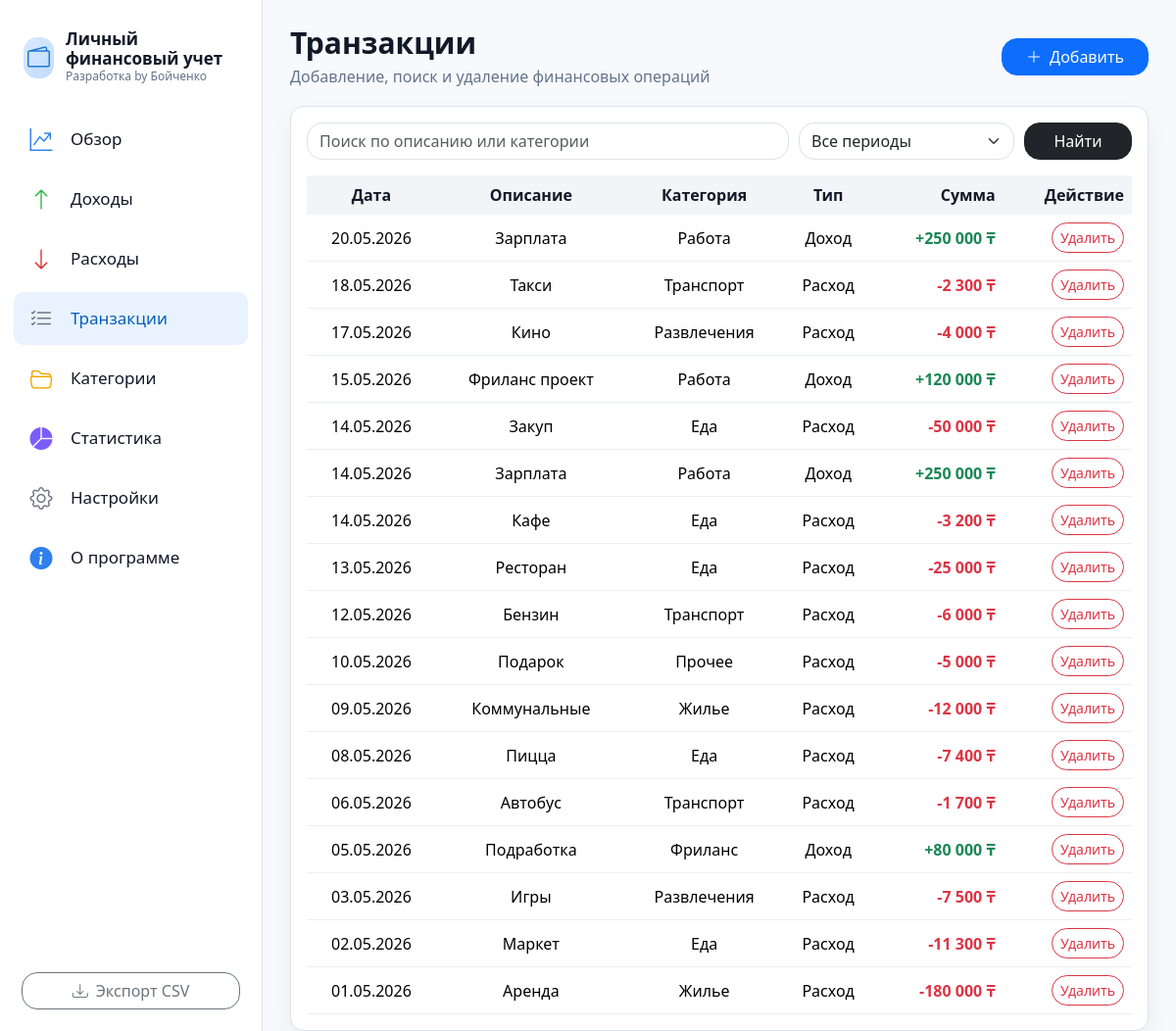
Page /transactions on the committed database.
### tables this page shows
CREATE TABLE transactions (
                id INTEGER PRIMARY KEY AUTOINCREMENT,
                tr_date TEXT NOT NULL,
                description TEXT NOT NULL,
                category TEXT NOT NULL,
                kind TEXT NOT NULL CHECK(kind IN ('income','expense')),
                amount REAL NOT NULL
            );

### app.py (the view)
@app.route("/transactions")
def transactions():
    month = request.args.get("month", "all")
    kind = request.args.get("kind") or None
    search = request.args.get("search", "")
    rows = get_transactions(month=month, kind=kind, search=search)
    return render_template(
        "transactions.html",
        active="income" if kind == "income" else "expense" if kind == "expense" else "transactions",
        rows=rows,
        month=month,
        months=get_months(),
        kind=kind,
        search=search,
        categories=get_categories(),
        today=date.today().strftime("%Y-%m-%d")
    )

### app.py (called while the page is built)
def db():
    conn = sqlite3.connect(DB_NAME)
    conn.row_factory = sqlite3.Row
    return conn

def money(value):
    return f"{float(value):,.0f} ₸".replace(",", " ")

def ru_date(value):
    try:
        y, m, d = value.split("-")
        return f"{d}.{m}.{y}"
    except Exception:
        return value

def month_label(month):
    if month == "all":
        return "Все"
    try:
        y, m = month.split("-")
        return f"{MONTHS_RU.get(m, m)} {y}"
    except Exception:
        return month

def get_months():
    conn = db()
    rows = conn.execute("SELECT DISTINCT substr(tr_date,1,7) AS m FROM transactions ORDER BY m DESC").fetchall()
    conn.close()
    months = [r["m"] for r in rows]
    return months or ["2026-05"]

def get_categories(kind=None):
    conn = db()
    if kind:
        rows = conn.execute("SELECT * FROM categories WHERE kind=? ORDER BY name", (kind,)).fetchall()
    else:
        rows = conn.execute("SELECT * FROM categories ORDER BY kind, name").fetchall()
    conn.close()
    return rows

def get_transactions(month="2026-05", kind=None, search=""):
    conn = db()
    q = "SELECT * FROM transactions WHERE 1=1"
    args = []
    if month and month != "all":
        q += " AND substr(tr_date,1,7)=?"
        args.append(month)
    if kind:
        q += " AND kind=?"
        args.append(kind)
    if search:
        q += " AND (description LIKE ? OR category LIKE ?)"
        args.extend([f"%{search}%", f"%{search}%"])
    q += " ORDER BY tr_date DESC, id DESC"
    rows = conn.execute(q, args).fetchall()
    conn.close()
    return rows

@app.context_processor
def inject_helpers():
    return dict(money=money, ru_date=ru_date, type_ru=TYPE_RU, month_label=month_label)

### templates/transactions.html (shortened to what this page needs)
{% extends "base.html" %}
{% block content %}
<div class="page-header">
    <div>
        <h1>
            {% if kind == 'income' %}Доходы{% elif kind == 'expense' %}Расходы{% else %}Транзакции{% endif %}
        </h1>
        <p>Добавление, поиск и удаление финансовых операций</p>
    </div>
    <button class="btn btn-primary rounded-4 px-4" data-bs-toggle="modal" data-bs-target="#addModal">
        <i class="bi bi-plus-lg me-2"></i>Добавить
    </button>
</div>
<section class="panel">
    <form class="filters" method="get">
        <input name="search" value="{{ search }}" class="form-control rounded-4" placeholder="Поиск по описанию или категории">
        <select name="month" class="form-select rounded-4">
            <option value="all" {{ 'selected' if month == 'all' else '' }}>Все периоды</option>
        </select>
        <button class="btn btn-dark rounded-4">Найти</button>
    </form>
    <div class="table-responsive mt-3">
        <table class="table align-middle modern-table">
            <thead>
            <tr>
                <th>Дата</th>
                <th>Описание</th>
                <th>Категория</th>
                <th>Тип</th>
                <th class="text-end">Сумма</th>
                <th class="text-end">Действие</th>
            </tr>
            </thead>
            <tbody>
            {% for r in rows %}
                <tr>
                    <td>{{ ru_date(r.tr_date) }}</td>
                    <td>{{ r.description }}</td>
                    <td>{{ r.category }}</td>
                    <td>{{ type_ru.get(r.kind, r.kind) }}</td>
                    <td class="text-end fw-bold {{ 'text-success' if r.kind == 'income' else 'text-danger' }}">
                        {{ '+' if r.kind == 'income' else '-' }}{{ money(r.amount) }}
                    </td>
                    <td class="text-end">
                        <form method="post" action="{{ url_for('delete_transaction', tr_id=r.id) }}" onsubmit="return confirm('Удалить операцию?')">
                            <button class="btn btn-sm btn-outline-danger rounded-4">Удалить</button>
                        </form>
                    </td>
                </tr>
            {% endfor %}
            </tbody>
        </table>
    </div>
</section>
{% endblock %}

### templates/base.html (shortened to what this page needs)
<!doctype html>
<html lang="ru" data-theme="light">
<head>
    <link href="https://cdn.jsdelivr.net/npm/bootstrap@5.3.3/dist/css/bootstrap.min.css" rel="stylesheet">
    <link href="https://cdn.jsdelivr.net/npm/bootstrap-icons@1.11.3/font/bootstrap-icons.css" rel="stylesheet">
    <link href="{{ url_for('static', filename='css/style.css') }}" rel="stylesheet">
</head>
<body>
<div class="app-shell">
    <aside class="sidebar">
        <div class="brand">
            <div class="brand-icon"><i class="bi bi-wallet2"></i></div>
            <div>
                <div class="brand-title">Личный финансовый учет</div>
                <div class="brand-subtitle">Разработка by Бойченко</div>
            </div>
        </div>
        <nav class="nav-menu">
            <a class="nav-link-custom {{ 'active' if active == 'dashboard' else '' }}" href="{{ url_for('index') }}">
                <span class="nav-ico blue"><i class="bi bi-graph-up-arrow"></i></span> Обзор
            </a>
            <a class="nav-link-custom {{ 'active' if active == 'income' else '' }}" href="{{ url_for('transactions', kind='income') }}">
                <span class="nav-ico green"><i class="bi bi-arrow-up"></i></span> Доходы
            </a>
            <a class="nav-link-custom {{ 'active' if active == 'expense' else '' }}" href="{{ url_for('transactions', kind='expense') }}">
                <span class="nav-ico red"><i class="bi bi-arrow-down"></i></span> Расходы
            </a>
            <a class="nav-link-custom {{ 'active' if active == 'transactions' else '' }}" href="{{ url_for('transactions') }}">
                <span class="nav-ico gray"><i class="bi bi-list-check"></i></span> Транзакции
            </a>
            <a class="nav-link-custom {{ 'active' if active == 'categories' else '' }}" href="{{ url_for('categories') }}">
                <span class="nav-ico yellow"><i class="bi bi-folder2-open"></i></span> Категории
            </a>
            <a class="nav-link-custom {{ 'active' if active == 'stats' else '' }}" href="{{ url_for('stats') }}">
                <span class="nav-ico purple"><i class="bi bi-pie-chart-fill"></i></span> Статистика
            </a>
            <a class="nav-link-custom {{ 'active' if active == 'settings' else '' }}" href="{{ url_for('settings') }}">
                <span class="nav-ico gray"><i class="bi bi-gear"></i></span> Настройки
            </a>
            <a class="nav-link-custom {{ 'active' if active == 'about' else '' }}" href="{{ url_for('about') }}">
                <span class="nav-ico blue"><i class="bi bi-info-circle-fill"></i></span> О программе
            </a>
        </nav>
        <div class="sidebar-footer">
            <a href="{{ url_for('export_csv') }}" class="btn btn-outline-secondary w-100 rounded-4">
                <i class="bi bi-download me-2"></i>Экспорт CSV
            </a>
        </div>
    </aside>
    <main class="content">
        {% block content %}{% endblock %}
    </main>
</div>
</body>
</html>

### static/css/style.css (style rules this page uses)
:root { --bg: #f7f9fc; --sidebar: #ffffff; --card: #ffffff; --border: #dce3eb; --text: #111827; --muted: #64748b; --blue: #1976d2; --green: #21a53b; --red: #e03131; --yellow: #f0a500; --purple: #7c5cff; --shadow: 0 12px 28px rgba(15, 23, 42, .06); }
* { box-sizing: border-box; }
body { margin: 0; background: var(--bg); color: var(--text); font-family: "Segoe UI", system-ui, -apple-system, BlinkMacSystemFont, sans-serif; }
.app-shell { min-height: 100vh; display: flex; }
.sidebar { width: 268px; background: var(--sidebar); border-right: 1px solid var(--border); padding: 22px 14px; display: flex; flex-direction: column; }
.brand { display: flex; align-items: center; gap: 12px; padding: 8px 10px 28px; }
.brand-icon { width: 42px; height: 42px; border-radius: 14px; display: grid; place-items: center; background: linear-gradient(135deg, #dbeafe, #bfdbfe); color: var(--blue); font-size: 23px; }
.brand-title { font-size: 17px; font-weight: 700; line-height: 1.15; }
.brand-subtitle { color: var(--muted); font-size: 12px; }
.nav-menu { display: flex; flex-direction: column; gap: 7px; }
.nav-link-custom { height: 54px; border-radius: 10px; padding: 0 14px; display: flex; align-items: center; gap: 16px; text-decoration: none; color: var(--text); font-size: 17px; transition: .18s ease; }
.nav-link-custom:hover, .nav-link-custom.active { background: #e8f3ff; color: #075fb7; }
.nav-ico { width: 28px; text-align: center; font-size: 23px; }
.nav-ico.blue { color: #2f80ed; }
.nav-ico.green { color: #2db84d; }
.nav-ico.red { color: #e03131; }
.nav-ico.gray { color: #6b7280; }
.nav-ico.yellow { color: #f0a500; }
.nav-ico.purple { color: #7c5cff; }
.sidebar-footer { margin-top: auto; padding: 20px 8px 0; }
.content { flex: 1; padding: 26px 28px 0; overflow: auto; }
.page-header { display: flex; justify-content: space-between; align-items: center; margin-bottom: 18px; }
.page-header h1 { font-size: 30px; font-weight: 800; margin: 0; }
.page-header p { margin: 4px 0 0; color: var(--muted); }
.panel { background: var(--card); border: 1px solid var(--border); border-radius: 14px; box-shadow: var(--shadow); padding: 16px; }
.modern-table { color: var(--text); margin-bottom: 0; }
.modern-table thead th { background: rgba(148, 163, 184, .12); border-bottom: none; color: var(--text); font-weight: 800; text-align: center; white-space: nowrap; }
.modern-table tbody td { border-color: rgba(148, 163, 184, .18); text-align: center; white-space: nowrap; }
.filters { display: grid; grid-template-columns: 1fr 220px 110px; gap: 10px; }

### rows in the picture
transactions: tr_date "20.05.2026", description "Зарплата", category "Работа", get "Доход", kind "+", amount "250 000 ₸"
transactions: tr_date "18.05.2026", description "Такси", category "Транспорт", get "Расход", kind "-", amount "2 300 ₸"
transactions: tr_date "17.05.2026", description "Кино", category "Развлечения", get "Расход", kind "-", amount "4 000 ₸"
transactions: tr_date "15.05.2026", description "Фриланс проект", category "Работа", get "Доход", kind "+", amount "120 000 ₸"
transactions: tr_date "14.05.2026", description "Закуп", category "Еда", get "Расход", kind "-", amount "50 000 ₸"
transactions: tr_date "14.05.2026", description "Зарплата", category "Работа", get "Доход", kind "+", amount "250 000 ₸"
transactions: tr_date "14.05.2026", description "Кафе", category "Еда", get "Расход", kind "-", amount "3 200 ₸"
transactions: tr_date "13.05.2026", description "Ресторан", category "Еда", get "Расход", kind "-", amount "25 000 ₸"
transactions: tr_date "12.05.2026", description "Бензин", category "Транспорт", get "Расход", kind "-", amount "6 000 ₸"
transactions: tr_date "10.05.2026", description "Подарок", category "Прочее", get "Расход", kind "-", amount "5 000 ₸"
transactions: tr_date "09.05.2026", description "Коммунальные", category "Жилье", get "Расход", kind "-", amount "12 000 ₸"
transactions: tr_date "08.05.2026", description "Пицца", category "Еда", get "Расход", kind "-", amount "7 400 ₸"
transactions: tr_date "06.05.2026", description "Автобус", category "Транспорт", get "Расход", kind "-", amount "1 700 ₸"
transactions: tr_date "05.05.2026", description "Подработка", category "Фриланс", get "Доход", kind "+", amount "80 000 ₸"
transactions: tr_date "03.05.2026", description "Игры", category "Развлечения", get "Расход", kind "-", amount "7 500 ₸"
transactions: tr_date "02.05.2026", description "Маркет", category "Еда", get "Расход", kind "-", amount "11 300 ₸"
transactions: tr_date "01.05.2026", description "Аренда", category "Жилье", get "Расход", kind "-", amount "180 000 ₸"
